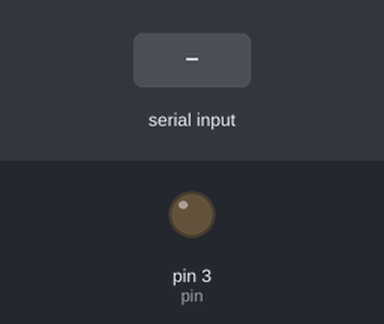
A sketch run on a simulated Arduino Uno, built with avr-gcc and run on an emulated ATmega328P. On the bench: output pins drawn as LEDs (lit = HIGH). The inputs (shaded band) are chosen by the test bench.

Above: at 1.2 s.
1.3 s: "o" received over Serial
At 2.4 s:
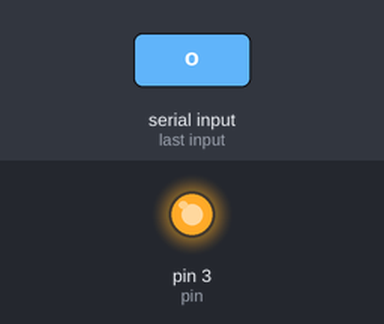
2.8 s: "x" received over Serial
At 3.6 s:
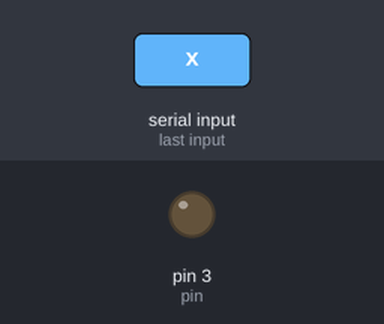
Timing chart, 0 to 5.8 s (numbered marks = the images above; inputs shaded):
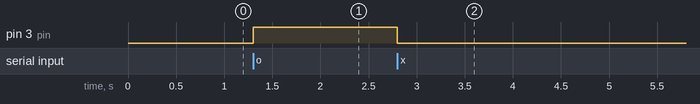

The sketch:

vibrationmotor.ino
```cpp
const int pin = 3;


void setup(){
  Serial.begin(9600);
  pinMode(pin, OUTPUT);
}

void loop(){
  if (Serial.available()>0){
    digitalWrite(pin, LOW);
    int data = Serial.read();
    switch(data){
      case 'o':
      digitalWrite(pin, HIGH);
      break;
      case 'x':
      digitalWrite(pin, LOW);
    }
  }
}
```

Measured:
- after the input at 1.3 s, pin 3 (pin): LOW → HIGH at once
- after the input at 2.8 s, pin 3 (pin): HIGH → LOW at once
